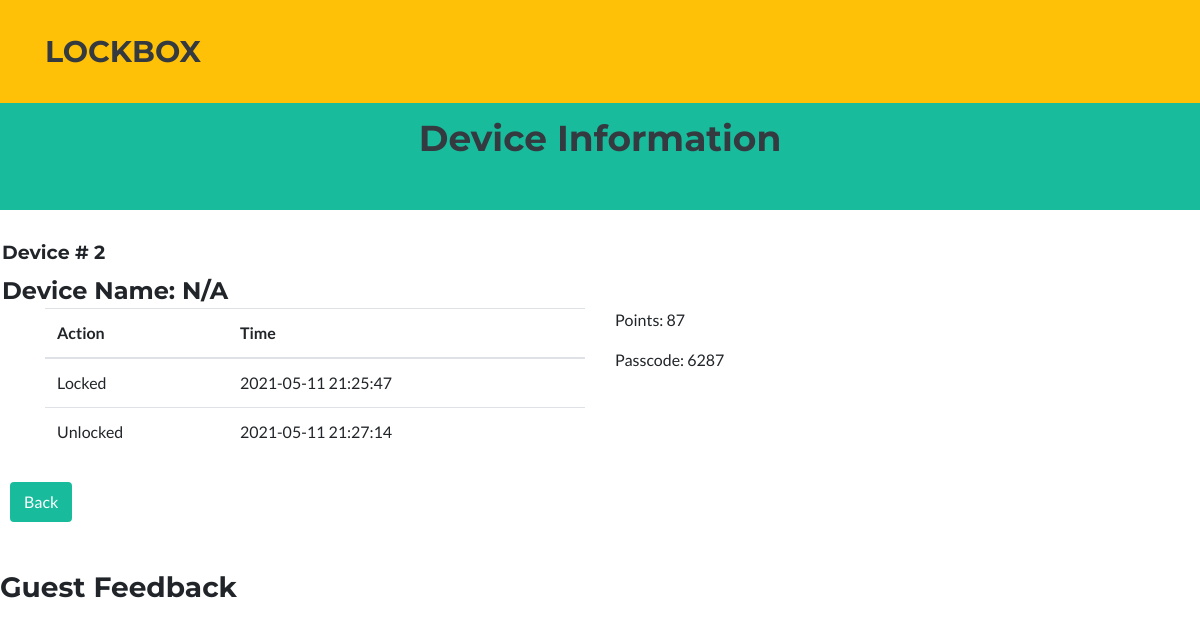
The app's page /admin/event/devices/1/2 (signed in), older data.
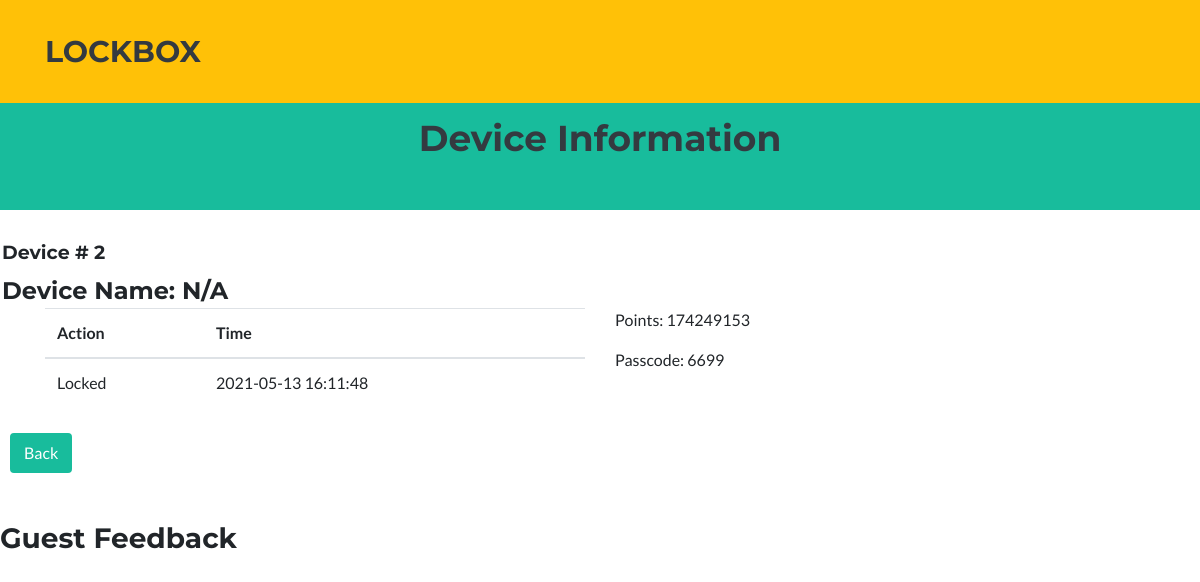
The same page, newer data.
### tables this page shows
CREATE TABLE device (
                        session_id integer,
                        device_number integer,
                        name varchar(255) NOT NULL,
                        passcode varchar(255) NOT NULL,
                        PRIMARY KEY (device_number),
                        UNIQUE (session_id,device_number)
                    );

CREATE TABLE event (
                        event_id integer,
                        session_id integer,
                        device_number integer,
                        action varchar(255) NOT NULL,
                        datetime datetime NOT NULL,
                        PRIMARY KEY (event_id)
                    );

### app.py (the view)
@app.route("/admin/event/devices/<int:sessionId>/<int:deviceNum>")
def guestDevice(sessionId,deviceNum):
  try:
    passcode = session['passcode'] #verify successful login
  except:
      return redirect('/admin/login')
  sessionId = int(sessionId)
  deviceNum = int(deviceNum)
  points = str(check_score(sessionId, deviceNum))
  connection = connectDB()
  cursor = connection.cursor()
  cursor.execute('''SELECT action,datetime FROM event WHERE session_id = ? AND device_number = ?''', (sessionId, deviceNum,))
  actions = cursor.fetchall()
  cursor.execute('''SELECT comment FROM feedback WHERE session_id = ? AND device_number = ?''', (sessionId, deviceNum,))
  comment = cursor.fetchone()
  if comment:
    comment = comment[0]
  else:
    comment  = ""
  cursor.execute('''SELECT name,passcode FROM device where session_id = ? AND device_number = ?''', (sessionId,deviceNum))
  response = cursor.fetchone()
  passcode = response[1]
  deviceName = response[0]
  cursor.close()
  closeDB(connection)
  return render_template('deviceInfo.html',sessionId = sessionId, deviceNum = deviceNum, points = points, actions = actions, comment = comment, passcode = passcode,deviceName = deviceName)

### app.py (called while the page is built)
def connectDB():
    connection = sqlite3.connect("lockbox.db")
    return connection

def closeDB(connection):
    connection.commit()
    connection.close()

### templates/deviceInfo.html (shortened to what this page needs)
<!DOCTYPE html>
<html>
<head>
    <link rel="stylesheet" href="{{ url_for('static', filename='css/bootstrap.min.css') }}">
    <link rel="stylesheet" href="{{ url_for('static', filename='css/Brands.css') }}">
    <link rel="stylesheet" href="{{ url_for('static', filename='css/Contact-Form-Clean.css') }}">
    <link rel="stylesheet" href="{{ url_for('static', filename='css/Login-Form-Dark.css') }}">
</head>
<body id="page-top">
    <nav class="navbar navbar-light navbar-expand-lg fixed-top bg-warning text-uppercase" id="mainNav">
        <div class="container"><a class="navbar-brand text-dark js-scroll-trigger" href="/" style="font-size: 30px;">Lockbox</a></div>
    </nav>
    <header style="background: var(--primary);height: 210.2px;">
        <h1 style="padding: 117px;color: var(--gray-dark);text-align: center;font-size: 36px;">Device Information</h1>
    </header>
    <section id="portfolio" class="portfolio" style="transform: perspective(0px) translate(0px);transform-origin: top;height: 274.2px;padding: 30px 0px;text-align: left;">
        <h1 style="font-size: 19px;padding: 10px;margin: -8px;">Device # {{ deviceNum }}</h1>
        <h1 style="font-size: 24px;padding: 10px;margin: -8px;">Device Name: {{ deviceName }}</h1>
        <div class="container">
          <div class="row">
              <div class="col-md-6"><div class="table-responsive">
                <table class="table">
                <thead>
                    <tr>
                        <th>Action</th>
                        <th>Time</th>
                    </tr>
                </thead>
                <tbody>
                  {% for action in actions%}
                      <tr>
                          <td> {{ action[0] }}</td>
                          <td> {{ action[1] }}</td>
                      </tr>
                  {% endfor %}
                </tbody>
                </table>
              </div>
            </div>
                <div class="col-md-6">
                    <p>Points: {{ points }}</p>
                    <p>Passcode: {{ passcode }}</p></div>
                </div>
          </div>
        <a class="btn btn-primary" role="button" style="margin: 10px;transform: translate(0px);" href="/admin/event/{{sessionId}}">Back</a>
        <section style="padding: 39px 0px;">
            <h1 style="font-size: 28px;">Guest Feedback</h1>
            <p>{{ comment }}<br/>
        </section>
    </section>
</body>
</html>

Row changes from the older to the newer data that the page shows:
removed event: action "Unlocked", datetime "2021-05-11 21:27:14"
changed device: passcode "6287" → "6699"
changed event "Locked": datetime "2021-05-11 21:25:47" → "2021-05-13 16:11:48"
Text that changed along with them:
{{ points }}: "87" → "174249153"
